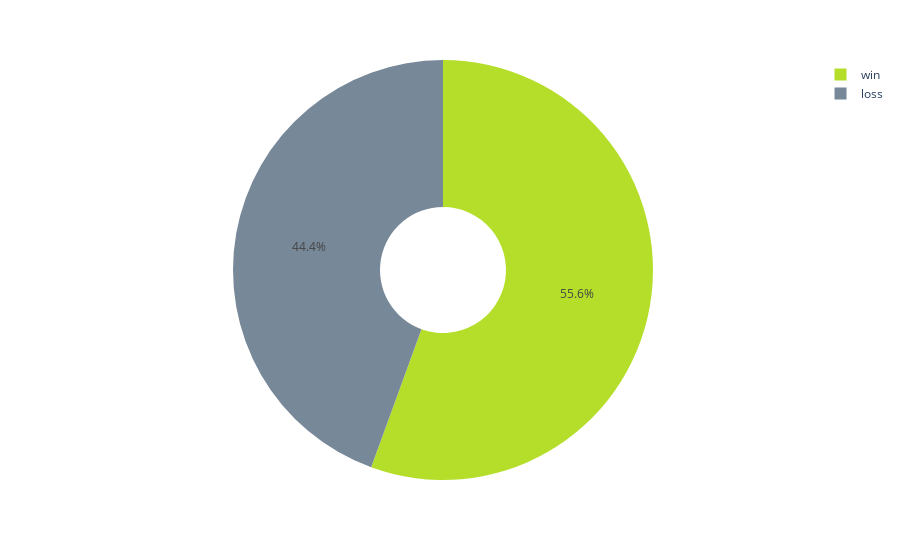

This figure's notebook cell:
### Code cell
px.pie(
    player_win_loss_df.reset_index(),
    values="total_games",
    names=player_win_loss_df.index,
    template="plotly_white",
    color="result",
    color_discrete_map={"win":'#b5de2b', "loss":'lightslategrey'},
    hole=0.3,
)

### Figure 1 — Plotly figure (JSON) as saved in the notebook; plotly's stock layout.template omitted (floating-point values rounded to 4 significant figures)
{"data": [{"customdata": [["loss"], ["win"]], "domain": {"x": [0, 1], "y": [0, 1]}, "hole": 0.3, "hovertemplate": "label=%{label}<br>total_games=%{value}<br>result=%{customdata[0]}<extra></extra>", "labels": ["loss", "win"], "legendgroup": "", "marker": {"colors": ["lightslategrey", "#b5de2b"]}, "name": "", "showlegend": true, "type": "pie", "values": [36, 45]}], "layout": {"legend": {"tracegroupgap": 0}, "margin": {"t": 60}}}
